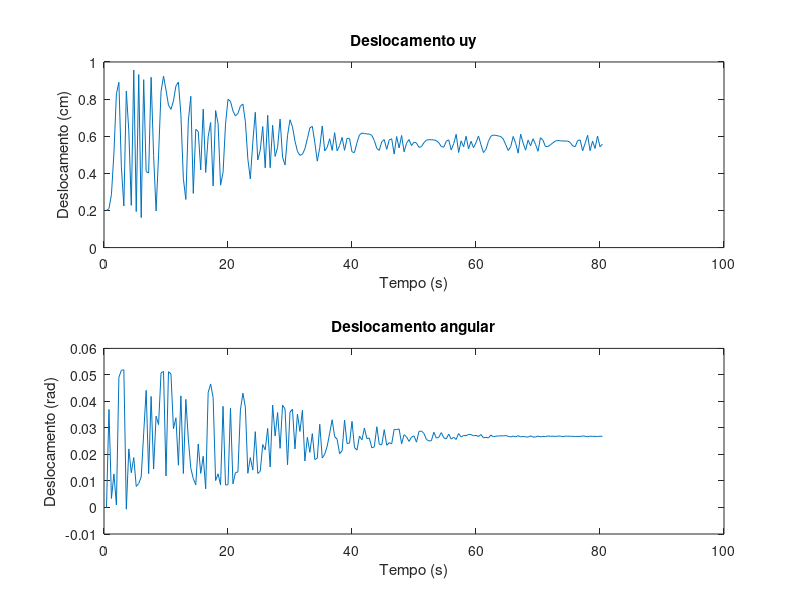
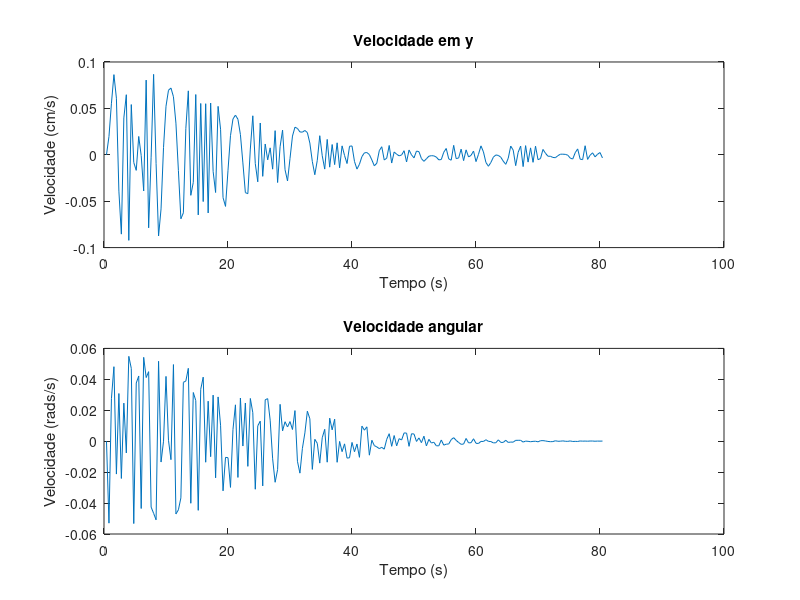
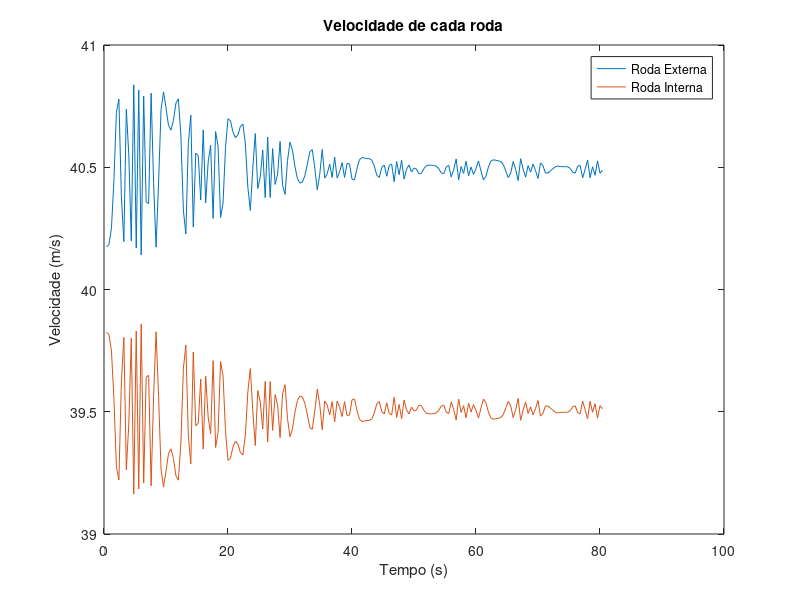

Here is the MATLAB script that generated these plots, in order:
clear;
clc;

#Parâmetros
m = 1751;
b0 = 0.7175;
e0 = 0.61;
lambda = 0.1; #conicidade
r0 = 0.4572;
theta = 800; #momento de inercia
kx = 4.5687e+6;
ky = 100;
cx = 20;
cy = 27.6;

#Matrizes
[M] = [m, 0; 0, theta];
[C] = [2*cy, 0; 0, 2*cx*(b0^2)];
[K] = [ky, -2*cy; 2*cx*b0*lambda/r0, kx*(exp(2))];

#Velocidade do trem e raio de curvatura
V0 = 40; #m/s
Raio = 500; #m

#Matrizes da equação geral
[A] = [-(inv(M)*C*(1/V0)), -(inv(M)*K); eye(size(M)), zeros(size(M))];
[B] = [inv(M); zeros(size(M))];

#Autovalores e Autovetores de A
[autovetores, autovalores] = eig(A);
R = autovetores;

#condição inicial x0
x0 = [0; 0; 20; 0];

#discretização do tempo
tsim = 80; #tempo de simulação
n = 200; #num de partições
Tn = tsim/n; #periodo de cada divisao

#preparando para o loop
Tp = zeros(1, n+1);
Tp(1, 1) = 1;
x = zeros(length(x0), n+1);
x(:, 1) = x0;
i = 1;

while i<=n
  T = Tp(i)
  #função de entrada
  Fy = 120*sin(30*T); #força oscilatória de entrada senoidal
  Mpsi = 0; #momento de entrada
  [F] = [Fy + (m*(V0^2)/Raio); Mpsi + (2*kx*(b0^2)/Raio)];
  u = [[F]];

  #matriz da exponencial no intervalo T
  [V] = (autovalores * T);
  [V] = expm([V]);
  #matriz fundamental no intervalo T
  matfund = real([R] * [V] * inv([R]));

  #solução
  x(:, i+1) = (matfund * x(:, i)) + (inv([A]) * (matfund - eye(size(matfund))) * [B] * u);

  Tp(i+1) = Tp(i) + 1;
  i = i + 1;
endwhile

#tempo total
t = Tp*Tn

figure();
subplot(2, 1, 1);
plot(t, x(3, :)/100);
xlabel('Tempo (s)');
ylabel('Deslocamento (cm)');
title('Deslocamento uy');

subplot(2, 1, 2);
plot(t, x(4, :)*100);
xlabel('Tempo (s)');
ylabel('Deslocamento (rad)');
title('Deslocamento angular');

figure();
subplot(2, 1, 1);
plot(t, x(1, :)/100);
xlabel('Tempo (s)');
ylabel('Velocidade (cm/s)');
title('Velocidade em y');

subplot(2, 1, 2);
plot(t, x(2, :));
xlabel('Tempo (s)');
ylabel('Velocidade (rads/s)');
title('Velocidade angular');

#velocidade de cada roda
w = V0/r0; #velocidade angular
r1 = r0 + (x(3, :)/1000)*lambda; #raio da roda externa
r2 = r0 - (x(3, :)/1000)*lambda; #raio da roda interna
v1 = w*r1;
v2 = w*r2;

figure();
plot(t,v1, 'DisplayName', 'Roda Externa');
hold on
plot(t,v2, 'DisplayName', 'Roda Interna');
xlabel('Tempo (s)');
ylabel('Velocidade (m/s)');
title('Velocidade de cada roda');
legend('show');
